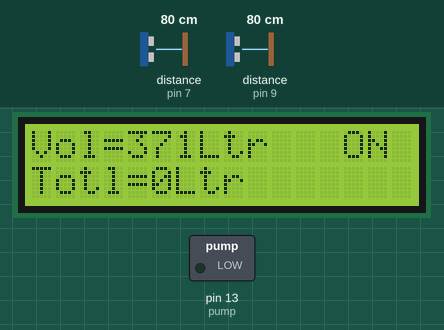
A sketch run on a simulated Arduino Uno, built with avr-gcc and run on an emulated ATmega328P. On the bench: 16×2 character LCD, switched loads named in the sketch (green lamp = pin HIGH). Wiring (inferred from the names in the program): 2 × ultrasonic range finder: trigger pin 8, echo pin 7 / trigger pin 10, echo pin 9. Inputs (shaded band) come from the test bench; at power-on: distance to the obstacle (sensors on pin 9, pin 7) 80 cm. The echo pulse lasts 58.3 µs per cm; pins used as bus, display or sensor lines are not drawn; what the sketch prints to the serial monitor is not drawn.

Above: at 1.2 s.
1.3 s: distance to the obstacle (sensor on pin 9) set to 12 cm
At 2.8 s:
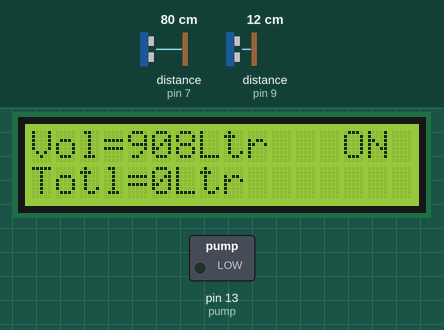
3.1 s: distance to the obstacle (sensor on pin 9) set to 9 cm
At 4.8 s:
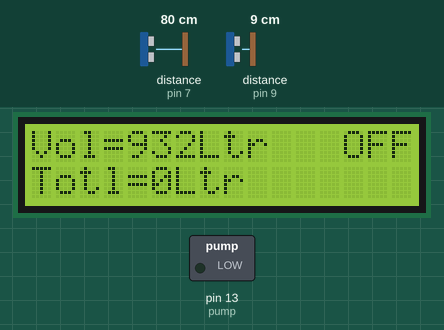
5.1 s: distance to the obstacle (sensor on pin 9) set to 120 cm
At 6.0 s:
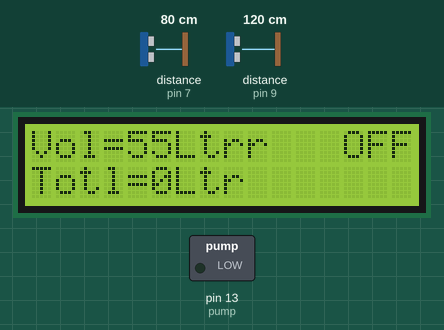
6.9 s: distance to the obstacle (sensor on pin 7) set to 12 cm
8.7 s: distance to the obstacle (sensor on pin 7) set to 9 cm
At 10.7 s:
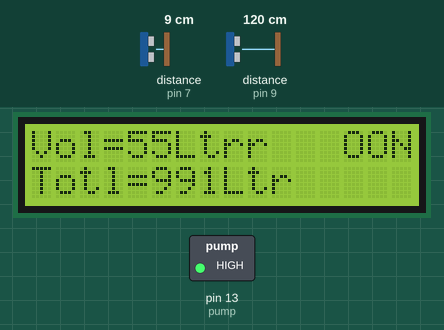
11.5 s: distance to the obstacle (sensor on pin 9) set to 2 cm
At 12.5 s:
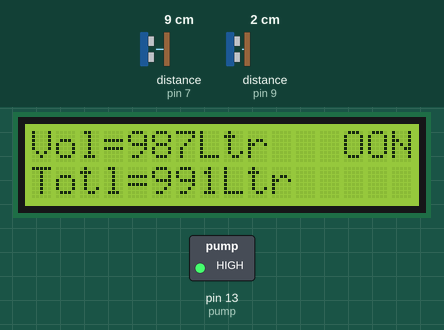
Timing chart, 0 to 14.5 s (numbered marks = the images above; inputs shaded):
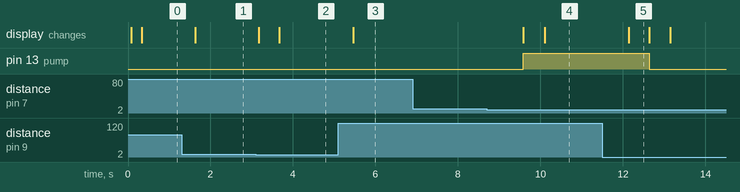

Measured:
- the behaviour switches between 11 and 10 cm on distance to the obstacle (sensor on pin 9) (found by bisection; images 1 and 2)
- the behaviour switches between 11 and 10 cm on distance to the obstacle (sensor on pin 7) (found by bisection; images 3 and 4)
- after the input at 1.3 s, the display: changes after 0.33 s (image 1)
- after the input at 3.1 s, the display: first changes after 0.07 s (image 2 shows a later state)
- after the input at 5.1 s, the display: changes after 0.37 s (image 3)
- after the input at 6.9 s, every drawn part: stays the same
- after the input at 8.7 s, pin 13 (pump): LOW → HIGH after 0.88 s; the display: first changes after 0.88 s (image 4 shows a later state)
- after the input at 11.5 s, pin 13 (pump): HIGH → LOW after 1.1 s; the display: changes after 0.64 s (image 5)

The sketch:

sketch_jul13a.ino
```cpp
#include <LiquidCrystal.h> //Load Liquid Crystal Library
LiquidCrystal LCD(12, 11, 5, 4, 3, 2);  //Create Liquid Crystal Object called LCD

#define trigPin 10 //Sensor Trip pin connected to Arduino pin 10
#define echoPin 9  //Sensor Echo pin connected to Arduino pin 9
#define trigPin1 8 //Sensor Trip pin connected to Arduino pin 8
#define echoPin1 7  //Sensor Echo pin connected to Arduino pin 7
#define pump 13  //pump value
#define reset 6//Reset the monthly usage
float pingTime;
float pingTime1;//time for ping to travel from sensor to target and return
float h=0;
float h1=0;//Distance to Target in cms
int v=0;// volume of the water
long int T=0;// Total volume of water used per month
int i=0;
int l=0,m=0;
float speedOfSound=776.5; //Speed of sound in miles per hour when temp is 77 degrees.

void setup() {

  Serial.begin(9600);
  pinMode(trigPin, OUTPUT);
  pinMode(echoPin, INPUT);
  pinMode(pump, OUTPUT);
  pinMode(reset, INPUT);
  pinMode(trigPin1, OUTPUT);
  pinMode(echoPin1, INPUT);


  LCD.begin(16,2); //Tell Arduino to start your 16 column 2 row LCD
  LCD.setCursor(0,0);  //Set LCD cursor to upper left corner, column 0, row 0
  LCD.print("Vol=");
  LCD.setCursor(0,1);
  LCD.print("Totl="); //Print Message on First Row
  LCD.setCursor(13,0);
  LCD.print("ON");

}

void loop()
{

  digitalWrite(trigPin1, LOW); //Set trigger pin low
  delayMicroseconds(2000); //Let signal settle
  digitalWrite(trigPin1, HIGH); //Set trigPin high
  delayMicroseconds(15); //Delay in high state
  digitalWrite(trigPin1, LOW); //ping has now been sent
  delayMicroseconds(10); //Delay in high state


  pingTime1=pulseIn(echoPin1, HIGH);  //pingTime is presented in microceconds
  pingTime1=pingTime1/1000000; //convert pingTime to seconds by dividing by 1000000 (microseconds in a second)
  pingTime1=pingTime1/3600; //convert pingtime to hours by dividing by 3600 (seconds in an hour)
  h1=speedOfSound * pingTime1;  //This will be in miles, since speed of sound was miles per hour
  h1=h1/2; //Remember ping travels to target and back from target, so you must divide by 2 for actual target distance.
  h1=h1*160934.4;    //Convert miles to cms by multipling by 160934.4 (cms per mile)
  Serial.println(h1);
  Serial.println("height1= \n");


  digitalWrite(trigPin, LOW); //Set trigger pin low
  delayMicroseconds(2000); //Let signal settle
  digitalWrite(trigPin, HIGH); //Set trigPin high
  delayMicroseconds(15); //Delay in high state
  digitalWrite(trigPin, LOW); //ping has now been sent
  delayMicroseconds(10); //Delay in high state

  pingTime =pulseIn(echoPin, HIGH);  //pingTime is presented in microceconds
  pingTime=pingTime/1000000; //convert pingTime to seconds by dividing by 1000000 (microseconds in a second)
  pingTime=pingTime/3600; //convert pingtime to hourse by dividing by 3600 (seconds in an hour)
  h=speedOfSound * pingTime;  //This will be in miles, since speed of sound was miles per hour
  h=h/2; //Remember ping travels to target and back from target, so you must divide by 2 for actual target distance.
  h=h*160934.4;    //Convert miles to cms by multipling by 160934.4 (cms per mile)

  Serial.println(h);
  Serial.println("height=\n");

  v=22/7*51*51*(128.25-h)/1000;


  LCD.setCursor(4,0);  //Set cursor to first column of second row


  LCD.print(v); //Print measured volume
  LCD.print("Ltr");  //Print your units.
  delay(250); //pause to let things settle

  LCD.setCursor(5,1);  //Set cursor to first column of second row


  LCD.print(T); //Print measured total volume
  LCD.print("Ltr");  //Print your units.
  delay(250); //pause to let things settle
  if(h1<10)
  {
    if(100<h)
    {
      l=1;
      digitalWrite(pump, HIGH);
      LCD.setCursor(14,0);
      LCD.print("ON");  //Set cursor to first column of second row
      delay(250);
    }

  }
  if(h<10)
  {
    m=1;
    digitalWrite(pump, LOW);
    LCD.setCursor(13,0);
    LCD.print("OFF");  //Set cursor to first column of second row
    delay(250);
  }
  if(l && m)
  {
    T=T+991;
    l=0;
    m=0;
  }
  if(reset==HIGH)
  {
    T=00;
  }
}
```
